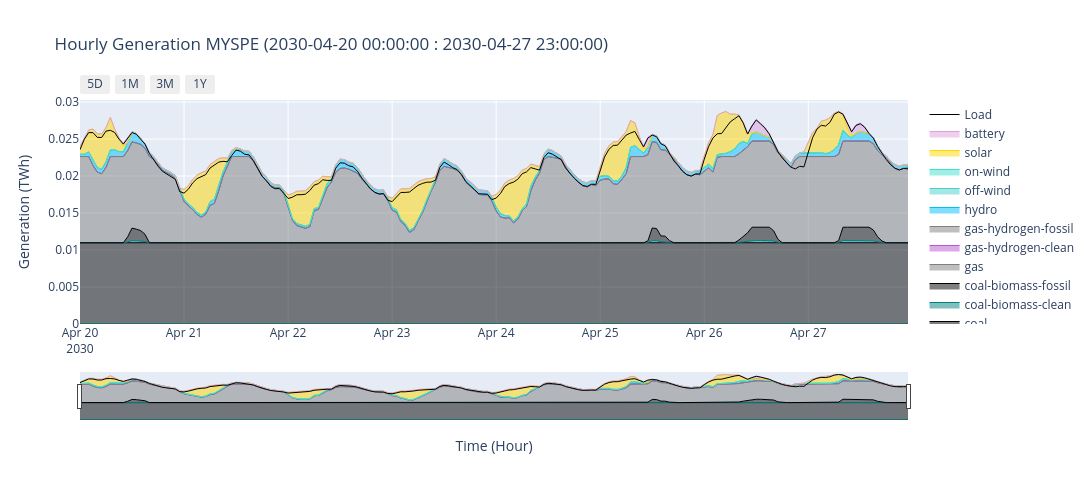

Notebook code cell kept with this figure:
### Code cell
## DISPATCH AT THE LOWEST DEMAND WEEK

resample = 'H'
iso_code = 'MYSPE'

# get generation
generation = (
    network
    .generators_t
    .p
    .loc['2030-04-20 00:00:00':'2030-04-27 23:00:00']
    .filter(regex=iso_code)
    .groupby(network.generators.carrier, axis=1)
    .sum()
    .resample(resample)
    .sum()
    .reset_index()
    .copy()
)

# get storage dispatch
storage_dispatch = (
    network
    .storage_units_t
    .p_dispatch
    .loc['2030-04-20 00:00:00':'2030-04-27 23:00:00']
    .filter(regex=iso_code)
    .resample(resample)
    .sum()
    .sum(axis=1)
    .to_numpy()
)

# append storage dispatch to generation
generation['battery'] = storage_dispatch

# get load
load = (
    network
    .loads_t
    .p
    .loc['2030-04-20 00:00:00':'2030-04-27 23:00:00']
    .filter(regex=iso_code)
    .sum(axis=1)
    .resample(resample)
    .sum()
    .reset_index()
)

# Create figure
fig = go.Figure()

# add traces
for generator in generation.columns:

    if generator != 'snapshot':
        fig.add_trace(
            go.Scatter(
                x=list(generation.snapshot),
                y=list(generation[generator].div(1e6)),
                mode='lines',
                stackgroup='one',
                name=generator,
                line=dict(color=network.carriers.color.to_dict()[generator], width=1),
            )
        )

# add load
fig.add_trace(
        go.Scatter(
        x=list(load.snapshot),
        y=list(load[0].div(1e6)),
        mode='lines',
        #stackgroup='one',
        name='Load',
        line=dict(color='black', width=1),
    )
)

# Add range slider
fig.update_layout(
    xaxis=dict(
        rangeselector=dict(
            buttons=list([
                dict(count=5,
                        label="5D",
                        step="day",
                        stepmode="backward"),
                dict(count=1,
                        label="1M",
                        step="month",
                        stepmode="backward"),
                dict(count=3,
                        label="3M",
                        step="month",
                        stepmode="backward"),
                dict(count=1,
                        label="1Y",
                        step="year",
                        stepmode="backward"),
                # dict(step="all")
            ])
        ),
        rangeslider=dict(
            visible=True
        ),
        type="date",
    ),
    # yaxis_range=(0, (df.drop('timestep',axis=1).sum(axis=1).max() / 1e3)*1.05 ),
    yaxis_title='Generation (TWh)',
    xaxis_title='Time (Hour)',
    title='Hourly Generation ' + iso_code + ' (2030-04-20 00:00:00 : 2030-04-27 23:00:00)',
    width=1200,
    height=500,
)
fig.show()

# fig.write_html('daily_generation_' + iso_code + '.html')
# fig.write_image('generation.png', width=1200, height=500, scale=2)

### Figure 1 — Plotly figure (JSON) as saved in the notebook; plotly's stock layout.template omitted (floating-point values rounded to 4 significant figures; data arrays with more than 128 entries replaced by an {"elided": "..."} marker saying what was removed)
{"data": [{"line": {"color": "teal", "width": 1}, "mode": "lines", "name": "bioenergy", "stackgroup": "one", "type": "scatter", "x": {"elided": "192 str values"}, "y": {"elided": "192 int values"}}, {"line": {"color": "teal", "width": 1}, "mode": "lines", "name": "biomass", "stackgroup": "one", "type": "scatter", "x": {"elided": "192 str values"}, "y": {"elided": "192 int values"}}, {"line": {"color": "black", "width": 1}, "mode": "lines", "name": "coal", "stackgroup": "one", "type": "scatter", "x": {"elided": "192 str values"}, "y": {"elided": "192 float values"}}, {"line": {"color": "teal", "width": 1}, "mode": "lines", "name": "coal-biomass-clean", "stackgroup": "one", "type": "scatter", "x": {"elided": "192 str values"}, "y": {"elided": "192 float values"}}, {"line": {"color": "black", "width": 1}, "mode": "lines", "name": "coal-biomass-fossil", "stackgroup": "one", "type": "scatter", "x": {"elided": "192 str values"}, "y": {"elided": "192 float values"}}, {"line": {"color": "grey", "width": 1}, "mode": "lines", "name": "gas", "stackgroup": "one", "type": "scatter", "x": {"elided": "192 str values"}, "y": {"elided": "192 float values"}}, {"line": {"color": "mediumorchid", "width": 1}, "mode": "lines", "name": "gas-hydrogen-clean", "stackgroup": "one", "type": "scatter", "x": {"elided": "192 str values"}, "y": {"elided": "192 int values"}}, {"line": {"color": "grey", "width": 1}, "mode": "lines", "name": "gas-hydrogen-fossil", "stackgroup": "one", "type": "scatter", "x": {"elided": "192 str values"}, "y": {"elided": "192 int values"}}, {"line": {"color": "deepskyblue", "width": 1}, "mode": "lines", "name": "hydro", "stackgroup": "one", "type": "scatter", "x": {"elided": "192 str values"}, "y": {"elided": "192 float values"}}, {"line": {"color": "mediumturquoise", "width": 1}, "mode": "lines", "name": "off-wind", "stackgroup": "one", "type": "scatter", "x": {"elided": "192 str values"}, "y": {"elided": "192 int values"}}, {"line": {"color": "turquoise", "width": 1}, "mode": "lines", "name": "on-wind", "stackgroup": "one", "type": "scatter", "x": {"elided": "192 str values"}, "y": {"elided": "192 int values"}}, {"line": {"color": "gold", "width": 1}, "mode": "lines", "name": "solar", "stackgroup": "one", "type": "scatter", "x": {"elided": "192 str values"}, "y": {"elided": "192 float values"}}, {"line": {"color": "plum", "width": 1}, "mode": "lines", "name": "battery", "stackgroup": "one", "type": "scatter", "x": {"elided": "192 str values"}, "y": {"elided": "192 float values"}}, {"line": {"color": "black", "width": 1}, "mode": "lines", "name": "Load", "type": "scatter", "x": {"elided": "192 str values"}, "y": {"elided": "192 float values"}}], "layout": {"height": 500, "title": {"text": "Hourly Generation MYSPE (2030-04-20 00:00:00 : 2030-04-27 23:00:00)"}, "width": 1200, "xaxis": {"rangeselector": {"buttons": [{"count": 5, "label": "5D", "step": "day", "stepmode": "backward"}, {"count": 1, "label": "1M", "step": "month", "stepmode": "backward"}, {"count": 3, "label": "3M", "step": "month", "stepmode": "backward"}, {"count": 1, "label": "1Y", "step": "year", "stepmode": "backward"}]}, "rangeslider": {"visible": true}, "title": {"text": "Time (Hour)"}, "type": "date"}, "yaxis": {"title": {"text": "Generation (TWh)"}}}}
